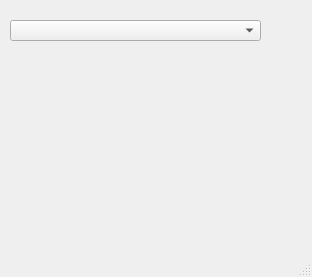
<?xml version="1.0" encoding="UTF-8"?>
<ui version="4.0">
 <class>MainWindow</class>
 <widget class="QMainWindow" name="MainWindow">
  <property name="geometry">
   <rect>
    <x>0</x>
    <y>0</y>
    <width>312</width>
    <height>277</height>
   </rect>
  </property>
  <property name="windowTitle">
   <string>MainWindow</string>
  </property>
  <widget class="QWidget" name="centralwidget">
   <widget class="QComboBox" name="comboBox">
    <property name="geometry">
     <rect>
      <x>10</x>
      <y>20</y>
      <width>251</width>
      <height>21</height>
     </rect>
    </property>
   </widget>
  </widget>
  <widget class="QMenuBar" name="menubar">
   <property name="geometry">
    <rect>
     <x>0</x>
     <y>0</y>
     <width>312</width>
     <height>21</height>
    </rect>
   </property>
  </widget>
  <widget class="QStatusBar" name="statusbar"/>
 </widget>
 <resources/>
 <connections/>
</ui>
